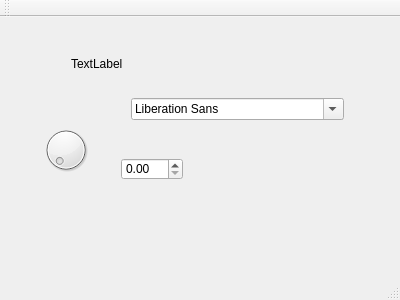
<?xml version="1.0" encoding="UTF-8"?>
<ui version="4.0">
 <class>MainWindow</class>
 <widget class="QMainWindow" name="MainWindow">
  <property name="geometry">
   <rect>
    <x>0</x>
    <y>0</y>
    <width>400</width>
    <height>300</height>
   </rect>
  </property>
  <property name="windowTitle">
   <string>MainWindow</string>
  </property>
  <widget class="QWidget" name="centralWidget">
   <layout class="QHBoxLayout" name="horizontalLayout">
    <item>
     <widget class="SmallWidget" name="widget" native="true">
      <widget class="QFontComboBox" name="fontComboBox">
       <property name="geometry">
        <rect>
         <x>120</x>
         <y>70</y>
         <width>213</width>
         <height>22</height>
        </rect>
       </property>
      </widget>
      <widget class="QDoubleSpinBox" name="doubleSpinBox">
       <property name="geometry">
        <rect>
         <x>110</x>
         <y>130</y>
         <width>62</width>
         <height>22</height>
        </rect>
       </property>
      </widget>
      <widget class="QDial" name="dial">
       <property name="geometry">
        <rect>
         <x>30</x>
         <y>90</y>
         <width>50</width>
         <height>64</height>
        </rect>
       </property>
      </widget>
      <widget class="QLabel" name="label">
       <property name="geometry">
        <rect>
         <x>60</x>
         <y>30</y>
         <width>54</width>
         <height>12</height>
        </rect>
       </property>
       <property name="text">
        <string>TextLabel</string>
       </property>
      </widget>
     </widget>
    </item>
   </layout>
  </widget>
  <widget class="QMenuBar" name="menuBar">
   <property name="geometry">
    <rect>
     <x>0</x>
     <y>0</y>
     <width>400</width>
     <height>23</height>
    </rect>
   </property>
  </widget>
  <widget class="QToolBar" name="mainToolBar">
   <attribute name="toolBarArea">
    <enum>TopToolBarArea</enum>
   </attribute>
   <attribute name="toolBarBreak">
    <bool>false</bool>
   </attribute>
  </widget>
  <widget class="QStatusBar" name="statusBar"/>
 </widget>
 <layoutdefault spacing="6" margin="11"/>
 <customwidgets>
  <customwidget>
   <class>SmallWidget</class>
   <extends>QWidget</extends>
   <header location="global">smallwidget.h</header>
   <container>1</container>
  </customwidget>
 </customwidgets>
 <resources/>
 <connections/>
</ui>
